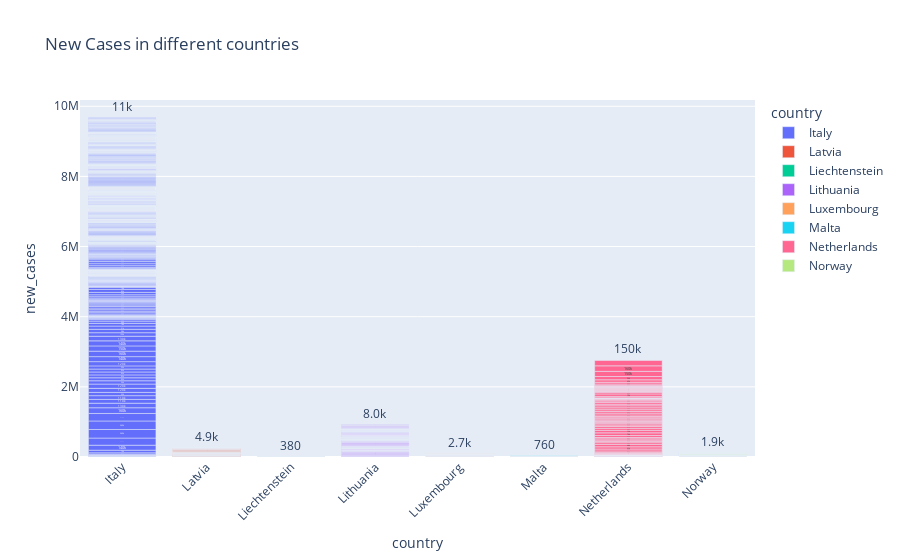

Notebook cell for this chart:
### Code cell
fig8 = px.bar(eu_tests_df[50:], y='new_cases', x='country', text='new_cases', color='country',title="New Cases in different countries of Europe")

fig8.update_traces(texttemplate='%{text:.2s}', textposition='outside')

fig8.update_layout(uniformtext_minsize=8)

fig8.update_layout(xaxis_tickangle=-45)
fig8

### Figure 1 — Plotly figure (JSON) as saved in the notebook; plotly's stock layout.template omitted (floating-point values rounded to 4 significant figures; data arrays with more than 128 entries replaced by an {"elided": "..."} marker saying what was removed)
{"data": [{"alignmentgroup": "True", "hovertemplate": "country=%{x}<br>new_cases=%{text}<extra></extra>", "legendgroup": "Italy", "marker": {"color": "#636efa", "pattern": {"shape": ""}}, "name": "Italy", "offsetgroup": "Italy", "orientation": "v", "showlegend": true, "text": {"elided": "1410 int values"}, "textposition": "outside", "texttemplate": "%{text:.2s}", "type": "bar", "x": {"elided": "1410 str values"}, "xaxis": "x", "y": {"elided": "1410 int values"}, "yaxis": "y"}, {"alignmentgroup": "True", "hovertemplate": "country=%{x}<br>new_cases=%{text}<extra></extra>", "legendgroup": "Latvia", "marker": {"color": "#EF553B", "pattern": {"shape": ""}}, "name": "Latvia", "offsetgroup": "Latvia", "orientation": "v", "showlegend": true, "text": [0, 0, 0, 3, 27, 106, 211, 187, 118, 76, 85, 67, 60, 68, 39, 19, 22, 9, 14, 5, 8, 49, 19, 27, 24, 47, 32, 15, 56, 35, 46, 51, 151, 410, 584, 780, 1228, 4338, 4362, 5265, 5390, 6167, 7071, 6096, 5342, 5233, 5559, 4906, 4813, 4667, 4145, 3450, 3628, 3631, 3065, 3503, 3726, 3982, 4434, 4213, 4015, 2967, 2153, 1714, 1218, 780, 400, 421, 268, 260, 322, 418, 522, 701, 923, 1274, 2199, 2675, 3367, 4226, 6855, 9635, 14340, 16957, 16566, 12685, 8516, 5776, 6297, 4916], "textposition": "outside", "texttemplate": "%{text:.2s}", "type": "bar", "x": ["Latvia", "Latvia", "Latvia", "Latvia", "Latvia", "Latvia", "Latvia", "Latvia", "Latvia", "Latvia", "Latvia", "Latvia", "Latvia", "Latvia", "Latvia", "Latvia", "Latvia", "Latvia", "Latvia", "Latvia", "Latvia", "Latvia", "Latvia", "Latvia", "Latvia", "Latvia", "Latvia", "Latvia", "Latvia", "Latvia", "Latvia", "Latvia", "Latvia", "Latvia", "Latvia", "Latvia", "Latvia", "Latvia", "Latvia", "Latvia", "Latvia", "Latvia", "Latvia", "Latvia", "Latvia", "Latvia", "Latvia", "Latvia", "Latvia", "Latvia", "Latvia", "Latvia", "Latvia", "Latvia", "Latvia", "Latvia", "Latvia", "Latvia", "Latvia", "Latvia", "Latvia", "Latvia", "Latvia", "Latvia", "Latvia", "Latvia", "Latvia", "Latvia", "Latvia", "Latvia", "Latvia", "Latvia", "Latvia", "Latvia", "Latvia", "Latvia", "Latvia", "Latvia", "Latvia", "Latvia", "Latvia", "Latvia", "Latvia", "Latvia", "Latvia", "Latvia", "Latvia", "Latvia", "Latvia", "Latvia"], "xaxis": "x", "y": [0, 0, 0, 3, 27, 106, 211, 187, 118, 76, 85, 67, 60, 68, 39, 19, 22, 9, 14, 5, 8, 49, 19, 27, 24, 47, 32, 15, 56, 35, 46, 51, 151, 410, 584, 780, 1228, 4338, 4362, 5265, 5390, 6167, 7071, 6096, 5342, 5233, 5559, 4906, 4813, 4667, 4145, 3450, 3628, 3631, 3065, 3503, 3726, 3982, 4434, 4213, 4015, 2967, 2153, 1714, 1218, 780, 400, 421, 268, 260, 322, 418, 522, 701, 923, 1274, 2199, 2675, 3367, 4226, 6855, 9635, 14340, 16957, 16566, 12685, 8516, 5776, 6297, 4916], "yaxis": "y"}, {"alignmentgroup": "True", "hovertemplate": "country=%{x}<br>new_cases=%{text}<extra></extra>", "legendgroup": "Liechtenstein", "marker": {"color": "#00cc96", "pattern": {"shape": ""}}, "name": "Liechtenstein", "offsetgroup": "Liechtenstein", "orientation": "v", "showlegend": true, "text": [0, 0, 0, 0, 0, 0, 0, 2, 0, 2, 0, 2, 0, 8, 4, 7, 0, 4, 2, 4, 10, 21, 76, 177, 196, 199, 186, 166, 118, 127, 170, 216, 256, 186, 122, 50, 63, 43, 29, 14, 11, 26, 16, 20, 20, 32, 33, 57, 69, 62, 61, 28, 16, 10, 13, 9, 3, 3, 6, 11, 11, 12, 7, 9, 14, 60, 67, 37, 66, 56, 32, 27, 5, 12, 35, 41, 40, 95, 148, 392, 352, 380], "textposition": "outside", "texttemplate": "%{text:.2s}", "type": "bar", "x": ["Liechtenstein", "Liechtenstein", "Liechtenstein", "Liechtenstein", "Liechtenstein", "Liechtenstein", "Liechtenstein", "Liechtenstein", "Liechtenstein", "Liechtenstein", "Liechtenstein", "Liechtenstein", "Liechtenstein", "Liechtenstein", "Liechtenstein", "Liechtenstein", "Liechtenstein", "Liechtenstein", "Liechtenstein", "Liechtenstein", "Liechtenstein", "Liechtenstein", "Liechtenstein", "Liechtenstein", "Liechtenstein", "Liechtenstein", "Liechtenstein", "Liechtenstein", "Liechtenstein", "Liechtenstein", "Liechtenstein", "Liechtenstein", "Liechtenstein", "Liechtenstein", "Liechtenstein", "Liechtenstein", "Liechtenstein", "Liechtenstein", "Liechtenstein", "Liechtenstein", "Liechtenstein", "Liechtenstein", "Liechtenstein", "Liechtenstein", "Liechtenstein", "Liechtenstein", "Liechtenstein", "Liechtenstein", "Liechtenstein", "Liechtenstein", "Liechtenstein", "Liechtenstein", "Liechtenstein", "Liechtenstein", "Liechtenstein", "Liechtenstein", "Liechtenstein", "Liechtenstein", "Liechtenstein", "Liechtenstein", "Liechtenstein", "Liechtenstein", "Liechtenstein", "Liechtenstein", "Liechtenstein", "Liechtenstein", "Liechtenstein", "Liechtenstein", "Liechtenstein", "Liechtenstein", "Liechtenstein", "Liechtenstein", "Liechtenstein", "Liechtenstein", "Liechtenstein", "Liechtenstein", "Liechtenstein", "Liechtenstein", "Liechtenstein", "Liechtenstein", "Liechtenstein", "Liechtenstein"], "xaxis": "x", "y": [0, 0, 0, 0, 0, 0, 0, 2, 0, 2, 0, 2, 0, 8, 4, 7, 0, 4, 2, 4, 10, 21, 76, 177, 196, 199, 186, 166, 118, 127, 170, 216, 256, 186, 122, 50, 63, 43, 29, 14, 11, 26, 16, 20, 20, 32, 33, 57, 69, 62, 61, 28, 16, 10, 13, 9, 3, 3, 6, 11, 11, 12, 7, 9, 14, 60, 67, 37, 66, 56, 32, 27, 5, 12, 35, 41, 40, 95, 148, 392, 352, 380], "yaxis": "y"}, {"alignmentgroup": "True", "hovertemplate": "country=%{x}<br>new_cases=%{text}<extra></extra>", "legendgroup": "Lithuania", "marker": {"color": "#ab63fa", "pattern": {"shape": ""}}, "name": "Lithuania", "offsetgroup": "Lithuania", "orientation": "v", "showlegend": true, "text": {"elided": "210 int values"}, "textposition": "outside", "texttemplate": "%{text:.2s}", "type": "bar", "x": {"elided": "210 str values"}, "xaxis": "x", "y": {"elided": "210 int values"}, "yaxis": "y"}, {"alignmentgroup": "True", "hovertemplate": "country=%{x}<br>new_cases=%{text}<extra></extra>", "legendgroup": "Luxembourg", "marker": {"color": "#FFA15A", "pattern": {"shape": ""}}, "name": "Luxembourg", "offsetgroup": "Luxembourg", "orientation": "v", "showlegend": true, "text": [1, 3, 83, 682, 1070, 626, 298, 178, 95, 62, 37, 37, 37, 16, 13, 25, 41, 127, 250, 343, 570, 580, 439, 300, 202, 279, 301, 293, 285, 671, 465, 553, 811, 1295, 3351, 4679, 4107, 3813, 3858, 3565, 3810, 3426, 2701, 1303, 1159, 1046, 867, 848, 1020, 1132, 1077, 1254, 1310, 1189, 1249, 1584, 1701, 1554, 1302, 1280, 1213, 1099, 923, 735, 503, 358, 323, 199, 99, 122, 818, 881, 760, 618, 485, 469, 344, 487, 598, 603, 585, 568, 614, 609, 834, 961, 1172, 1291, 1402, 1686, 2146, 2473, 2660], "textposition": "outside", "texttemplate": "%{text:.2s}", "type": "bar", "x": ["Luxembourg", "Luxembourg", "Luxembourg", "Luxembourg", "Luxembourg", "Luxembourg", "Luxembourg", "Luxembourg", "Luxembourg", "Luxembourg", "Luxembourg", "Luxembourg", "Luxembourg", "Luxembourg", "Luxembourg", "Luxembourg", "Luxembourg", "Luxembourg", "Luxembourg", "Luxembourg", "Luxembourg", "Luxembourg", "Luxembourg", "Luxembourg", "Luxembourg", "Luxembourg", "Luxembourg", "Luxembourg", "Luxembourg", "Luxembourg", "Luxembourg", "Luxembourg", "Luxembourg", "Luxembourg", "Luxembourg", "Luxembourg", "Luxembourg", "Luxembourg", "Luxembourg", "Luxembourg", "Luxembourg", "Luxembourg", "Luxembourg", "Luxembourg", "Luxembourg", "Luxembourg", "Luxembourg", "Luxembourg", "Luxembourg", "Luxembourg", "Luxembourg", "Luxembourg", "Luxembourg", "Luxembourg", "Luxembourg", "Luxembourg", "Luxembourg", "Luxembourg", "Luxembourg", "Luxembourg", "Luxembourg", "Luxembourg", "Luxembourg", "Luxembourg", "Luxembourg", "Luxembourg", "Luxembourg", "Luxembourg", "Luxembourg", "Luxembourg", "Luxembourg", "Luxembourg", "Luxembourg", "Luxembourg", "Luxembourg", "Luxembourg", "Luxembourg", "Luxembourg", "Luxembourg", "Luxembourg", "Luxembourg", "Luxembourg", "Luxembourg", "Luxembourg", "Luxembourg", "Luxembourg", "Luxembourg", "Luxembourg", "Luxembourg", "Luxembourg", "Luxembourg", "Luxembourg", "Luxembourg"], "xaxis": "x", "y": [1, 3, 83, 682, 1070, 626, 298, 178, 95, 62, 37, 37, 37, 16, 13, 25, 41, 127, 250, 343, 570, 580, 439, 300, 202, 279, 301, 293, 285, 671, 465, 553, 811, 1295, 3351, 4679, 4107, 3813, 3858, 3565, 3810, 3426, 2701, 1303, 1159, 1046, 867, 848, 1020, 1132, 1077, 1254, 1310, 1189, 1249, 1584, 1701, 1554, 1302, 1280, 1213, 1099, 923, 735, 503, 358, 323, 199, 99, 122, 818, 881, 760, 618, 485, 469, 344, 487, 598, 603, 585, 568, 614, 609, 834, 961, 1172, 1291, 1402, 1686, 2146, 2473, 2660], "yaxis": "y"}, {"alignmentgroup": "True", "hovertemplate": "country=%{x}<br>new_cases=%{text}<extra></extra>", "legendgroup": "Malta", "marker": {"color": "#19d3f3", "pattern": {"shape": ""}}, "name": "Malta", "offsetgroup": "Malta", "orientation": "v", "showlegend": true, "text": [0, 0, 0, 3, 27, 77, 49, 79, 149, 44, 20, 30, 23, 54, 56, 7, 11, 21, 15, 5, 2, 2, 3, 24, 167, 243, 368, 295, 249, 233, 326, 376, 230, 320, 519, 891, 841, 801, 801, 772, 847, 867, 783, 589, 546, 624, 801, 1299, 1204, 924, 1058, 687, 1130, 1133, 1554, 1904, 2029, 1745, 613, 337, 436, 360, 157, 164, 105, 29, 22, 29, 35, 9, 14, 28, 51, 570, 1329, 1167, 733, 465, 474, 273, 289, 388, 286, 178, 106, 94, 135, 96, 86, 90, 259, 324, 519, 556, 761], "textposition": "outside", "texttemplate": "%{text:.2s}", "type": "bar", "x": ["Malta", "Malta", "Malta", "Malta", "Malta", "Malta", "Malta", "Malta", "Malta", "Malta", "Malta", "Malta", "Malta", "Malta", "Malta", "Malta", "Malta", "Malta", "Malta", "Malta", "Malta", "Malta", "Malta", "Malta", "Malta", "Malta", "Malta", "Malta", "Malta", "Malta", "Malta", "Malta", "Malta", "Malta", "Malta", "Malta", "Malta", "Malta", "Malta", "Malta", "Malta", "Malta", "Malta", "Malta", "Malta", "Malta", "Malta", "Malta", "Malta", "Malta", "Malta", "Malta", "Malta", "Malta", "Malta", "Malta", "Malta", "Malta", "Malta", "Malta", "Malta", "Malta", "Malta", "Malta", "Malta", "Malta", "Malta", "Malta", "Malta", "Malta", "Malta", "Malta", "Malta", "Malta", "Malta", "Malta", "Malta", "Malta", "Malta", "Malta", "Malta", "Malta", "Malta", "Malta", "Malta", "Malta", "Malta", "Malta", "Malta", "Malta", "Malta", "Malta", "Malta", "Malta", "Malta"], "xaxis": "x", "y": [0, 0, 0, 3, 27, 77, 49, 79, 149, 44, 20, 30, 23, 54, 56, 7, 11, 21, 15, 5, 2, 2, 3, 24, 167, 243, 368, 295, 249, 233, 326, 376, 230, 320, 519, 891, 841, 801, 801, 772, 847, 867, 783, 589, 546, 624, 801, 1299, 1204, 924, 1058, 687, 1130, 1133, 1554, 1904, 2029, 1745, 613, 337, 436, 360, 157, 164, 105, 29, 22, 29, 35, 9, 14, 28, 51, 570, 1329, 1167, 733, 465, 474, 273, 289, 388, 286, 178, 106, 94, 135, 96, 86, 90, 259, 324, 519, 556, 761], "yaxis": "y"}, {"alignmentgroup": "True", "hovertemplate": "country=%{x}<br>new_cases=%{text}<extra></extra>", "legendgroup": "Netherlands", "marker": {"color": "#FF6692", "pattern": {"shape": ""}}, "name": "Netherlands", "offsetgroup": "Netherlands", "orientation": "v", "showlegend": true, "text": [946, 3076, 6557, 6919, 7693, 7063, 5149, 2746, 2049, 1392, 1234, 1209, 1126, 1205, 823, 564, 483, 436, 797, 1238, 2153, 3470, 4416, 3558, 3579, 4624, 7320, 11640, 17758, 24167, 38610, 53368, 62878, 68407, 50047, 37698, 36685, 34287, 38293, 56302, 76213, 73178, 58183, 51812, 39882, 36525, 29710, 27326, 23540, 27342, 31986, 31311, 37029, 44403, 50962, 49757, 48484, 53179, 57347, 46473, 52463, 38178, 28081, 21131, 15901, 9899, 6294, 4330, 5813, 39109, 70110, 44977, 24396, 18036, 16113, 16918, 17830, 17658, 16716, 14023, 11613, 11543, 16133, 23531, 34836, 49469, 68931, 94008, 147145, 157301, 152527], "textposition": "outside", "texttemplate": "%{text:.2s}", "type": "bar", "x": ["Netherlands", "Netherlands", "Netherlands", "Netherlands", "Netherlands", "Netherlands", "Netherlands", "Netherlands", "Netherlands", "Netherlands", "Netherlands", "Netherlands", "Netherlands", "Netherlands", "Netherlands", "Netherlands", "Netherlands", "Netherlands", "Netherlands", "Netherlands", "Netherlands", "Netherlands", "Netherlands", "Netherlands", "Netherlands", "Netherlands", "Netherlands", "Netherlands", "Netherlands", "Netherlands", "Netherlands", "Netherlands", "Netherlands", "Netherlands", "Netherlands", "Netherlands", "Netherlands", "Netherlands", "Netherlands", "Netherlands", "Netherlands", "Netherlands", "Netherlands", "Netherlands", "Netherlands", "Netherlands", "Netherlands", "Netherlands", "Netherlands", "Netherlands", "Netherlands", "Netherlands", "Netherlands", "Netherlands", "Netherlands", "Netherlands", "Netherlands", "Netherlands", "Netherlands", "Netherlands", "Netherlands", "Netherlands", "Netherlands", "Netherlands", "Netherlands", "Netherlands", "Netherlands", "Netherlands", "Netherlands", "Netherlands", "Netherlands", "Netherlands", "Netherlands", "Netherlands", "Netherlands", "Netherlands", "Netherlands", "Netherlands", "Netherlands", "Netherlands", "Netherlands", "Netherlands", "Netherlands", "Netherlands", "Netherlands", "Netherlands", "Netherlands", "Netherlands", "Netherlands", "Netherlands", "Netherlands"], "xaxis": "x", "y": [946, 3076, 6557, 6919, 7693, 7063, 5149, 2746, 2049, 1392, 1234, 1209, 1126, 1205, 823, 564, 483, 436, 797, 1238, 2153, 3470, 4416, 3558, 3579, 4624, 7320, 11640, 17758, 24167, 38610, 53368, 62878, 68407, 50047, 37698, 36685, 34287, 38293, 56302, 76213, 73178, 58183, 51812, 39882, 36525, 29710, 27326, 23540, 27342, 31986, 31311, 37029, 44403, 50962, 49757, 48484, 53179, 57347, 46473, 52463, 38178, 28081, 21131, 15901, 9899, 6294, 4330, 5813, 39109, 70110, 44977, 24396, 18036, 16113, 16918, 17830, 17658, 16716, 14023, 11613, 11543, 16133, 23531, 34836, 49469, 68931, 94008, 147145, 157301, 152527], "yaxis": "y"}, {"alignmentgroup": "True", "hovertemplate": "country=%{x}<br>new_cases=%{text}<extra></extra>", "legendgroup": "Norway", "marker": {"color": "#B6E880", "pattern": {"shape": ""}}, "name": "Norway", "offsetgroup": "Norway", "orientation": "v", "showlegend": true, "text": [30, 218, 1216, 1438, 1733, 1192, 762, 575, 423, 309, 221, 126, 108, 86, 114, 82, 110, 112, 67, 65, 53, 94, 199, 372, 369, 359, 377, 741, 765, 719, 787, 818, 1058, 942, 1709, 3147, 4044, 4089, 3657, 2923, 2524, 2723, 2947, 3242, 3863, 4678, 3006, 2219, 1944, 1844, 1734, 2033, 3108, 4190, 5662, 6575, 5919, 5107, 4823, 3737, 3221, 2804, 3119, 2561, 3227, 2288, 1863], "textposition": "outside", "texttemplate": "%{text:.2s}", "type": "bar", "x": ["Norway", "Norway", "Norway", "Norway", "Norway", "Norway", "Norway", "Norway", "Norway", "Norway", "Norway", "Norway", "Norway", "Norway", "Norway", "Norway", "Norway", "Norway", "Norway", "Norway", "Norway", "Norway", "Norway", "Norway", "Norway", "Norway", "Norway", "Norway", "Norway", "Norway", "Norway", "Norway", "Norway", "Norway", "Norway", "Norway", "Norway", "Norway", "Norway", "Norway", "Norway", "Norway", "Norway", "Norway", "Norway", "Norway", "Norway", "Norway", "Norway", "Norway", "Norway", "Norway", "Norway", "Norway", "Norway", "Norway", "Norway", "Norway", "Norway", "Norway", "Norway", "Norway", "Norway", "Norway", "Norway", "Norway", "Norway"], "xaxis": "x", "y": [30, 218, 1216, 1438, 1733, 1192, 762, 575, 423, 309, 221, 126, 108, 86, 114, 82, 110, 112, 67, 65, 53, 94, 199, 372, 369, 359, 377, 741, 765, 719, 787, 818, 1058, 942, 1709, 3147, 4044, 4089, 3657, 2923, 2524, 2723, 2947, 3242, 3863, 4678, 3006, 2219, 1944, 1844, 1734, 2033, 3108, 4190, 5662, 6575, 5919, 5107, 4823, 3737, 3221, 2804, 3119, 2561, 3227, 2288, 1863], "yaxis": "y"}], "layout": {"barmode": "relative", "legend": {"title": {"text": "country"}, "tracegroupgap": 0}, "title": {"text": "New Cases in different countries"}, "uniformtext": {"minsize": 8}, "xaxis": {"anchor": "y", "categoryarray": ["Italy", "Latvia", "Liechtenstein", "Lithuania", "Luxembourg", "Malta", "Netherlands", "Norway"], "categoryorder": "array", "domain": [0, 1], "tickangle": -45, "title": {"text": "country"}}, "yaxis": {"anchor": "x", "domain": [0, 1], "title": {"text": "new_cases"}}}}
